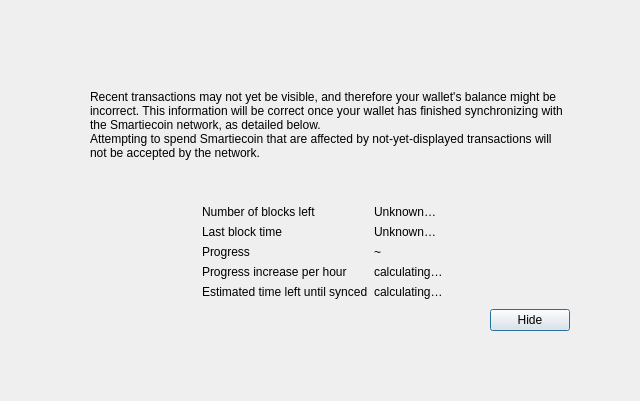
<?xml version="1.0" encoding="UTF-8"?>
<ui version="4.0">
 <class>ModalOverlay</class>
 <widget class="QWidget" name="ModalOverlay">
  <property name="geometry">
   <rect>
    <x>0</x>
    <y>0</y>
    <width>640</width>
    <height>401</height>
   </rect>
  </property>
  <property name="windowTitle">
   <string>Form</string>
  </property>
  <layout class="QVBoxLayout" name="verticalLayout" stretch="0">
   <property name="sizeConstraint">
    <enum>QLayout::SetDefaultConstraint</enum>
   </property>
   <property name="leftMargin">
    <number>0</number>
   </property>
   <property name="topMargin">
    <number>0</number>
   </property>
   <property name="rightMargin">
    <number>0</number>
   </property>
   <property name="bottomMargin">
    <number>0</number>
   </property>
   <item>
    <widget class="QWidget" name="bgWidget" native="true">
     <property name="styleSheet">
      <string notr="true"/>
     </property>
     <layout class="QVBoxLayout" name="verticalLayoutMain" stretch="0">
      <property name="leftMargin">
       <number>60</number>
      </property>
      <property name="topMargin">
       <number>60</number>
      </property>
      <property name="rightMargin">
       <number>60</number>
      </property>
      <property name="bottomMargin">
       <number>60</number>
      </property>
      <item>
       <widget class="QWidget" name="contentWidget" native="true">
        <property name="styleSheet">
         <string notr="true"/>
        </property>
        <layout class="QVBoxLayout" name="verticalLayoutSub" stretch="1,0,0,0,0">
         <property name="spacing">
          <number>0</number>
         </property>
         <property name="leftMargin">
          <number>10</number>
         </property>
         <property name="topMargin">
          <number>10</number>
         </property>
         <property name="rightMargin">
          <number>10</number>
         </property>
         <property name="bottomMargin">
          <number>10</number>
         </property>
         <item>
          <layout class="QHBoxLayout" name="horizontalLayoutIconText" stretch="0,1">
           <property name="topMargin">
            <number>20</number>
           </property>
           <item>
            <layout class="QVBoxLayout" name="verticalLayoutIcon">
             <property name="leftMargin">
              <number>0</number>
             </property>
             <item>
              <widget class="QLabel" name="warningIcon">
               <property name="text">
                <string/>
               </property>
              </widget>
             </item>
             <item>
              <spacer name="verticalSpacerWarningIcon">
               <property name="orientation">
                <enum>Qt::Vertical</enum>
               </property>
               <property name="sizeHint" stdset="0">
                <size>
                 <width>20</width>
                 <height>40</height>
                </size>
               </property>
              </spacer>
             </item>
            </layout>
           </item>
           <item>
            <layout class="QVBoxLayout" name="verticalLayoutInfoText">
             <property name="leftMargin">
              <number>0</number>
             </property>
             <property name="topMargin">
              <number>0</number>
             </property>
             <item>
              <widget class="QLabel" name="infoText">
               <property name="text">
                <string>Recent transactions may not yet be visible, and therefore your wallet's balance might be incorrect. This information will be correct once your wallet has finished synchronizing with the Smartiecoin network, as detailed below.</string>
               </property>
               <property name="textFormat">
                <enum>Qt::RichText</enum>
               </property>
               <property name="wordWrap">
                <bool>true</bool>
               </property>
              </widget>
             </item>
             <item>
              <widget class="QLabel" name="infoTextStrong">
               <property name="text">
                <string>Attempting to spend Smartiecoin that are affected by not-yet-displayed transactions will not be accepted by the network.</string>
               </property>
               <property name="textFormat">
                <enum>Qt::RichText</enum>
               </property>
               <property name="wordWrap">
                <bool>true</bool>
               </property>
              </widget>
             </item>
             <item>
              <spacer name="verticalSpacerInTextSpace">
               <property name="orientation">
                <enum>Qt::Vertical</enum>
               </property>
               <property name="sizeHint" stdset="0">
                <size>
                 <width>20</width>
                 <height>40</height>
                </size>
               </property>
              </spacer>
             </item>
            </layout>
           </item>
          </layout>
         </item>
         <item>
          <spacer name="verticalSpacerAfterText">
           <property name="orientation">
            <enum>Qt::Vertical</enum>
           </property>
           <property name="sizeHint" stdset="0">
            <size>
             <width>20</width>
             <height>40</height>
            </size>
           </property>
          </spacer>
         </item>
         <item>
          <layout class="QFormLayout" name="formLayout">
           <property name="fieldGrowthPolicy">
            <enum>QFormLayout::FieldsStayAtSizeHint</enum>
           </property>
           <property name="formAlignment">
            <set>Qt::AlignHCenter|Qt::AlignTop</set>
           </property>
           <property name="horizontalSpacing">
            <number>6</number>
           </property>
           <property name="verticalSpacing">
            <number>6</number>
           </property>
           <property name="topMargin">
            <number>10</number>
           </property>
           <item row="0" column="0">
            <widget class="QLabel" name="labelNumberOfBlocksLeft">
             <property name="text">
              <string>Number of blocks left</string>
             </property>
            </widget>
           </item>
           <item row="0" column="1">
            <widget class="QLabel" name="numberOfBlocksLeft">
             <property name="text">
              <string>Unknown…</string>
             </property>
            </widget>
           </item>
           <item row="1" column="0">
            <widget class="QLabel" name="labelLastBlockTime">
             <property name="text">
              <string>Last block time</string>
             </property>
            </widget>
           </item>
           <item row="1" column="1">
            <widget class="QLabel" name="newestBlockDate">
             <property name="sizePolicy">
              <sizepolicy hsizetype="Maximum" vsizetype="Preferred">
               <horstretch>0</horstretch>
               <verstretch>0</verstretch>
              </sizepolicy>
             </property>
             <property name="text">
              <string>Unknown…</string>
             </property>
            </widget>
           </item>
           <item row="2" column="0">
            <widget class="QLabel" name="labelSyncDone">
             <property name="text">
              <string>Progress</string>
             </property>
            </widget>
           </item>
           <item row="2" column="1">
            <layout class="QHBoxLayout" name="horizontalLayoutSync" stretch="0,1">
             <item>
              <widget class="QLabel" name="percentageProgress">
               <property name="text">
                <string notr="true">~</string>
               </property>
              </widget>
             </item>
            </layout>
           </item>
           <item row="4" column="0">
            <widget class="QLabel" name="labelProgressIncrease">
             <property name="text">
              <string>Progress increase per hour</string>
             </property>
            </widget>
           </item>
           <item row="4" column="1">
            <widget class="QLabel" name="progressIncreasePerH">
             <property name="text">
              <string>calculating…</string>
             </property>
            </widget>
           </item>
           <item row="5" column="0">
            <widget class="QLabel" name="labelEstimatedTimeLeft">
             <property name="text">
              <string>Estimated time left until synced</string>
             </property>
            </widget>
           </item>
           <item row="5" column="1">
            <widget class="QLabel" name="expectedTimeLeft">
             <property name="text">
              <string>calculating…</string>
             </property>
            </widget>
           </item>
          </layout>
         </item>
         <item>
          <layout class="QHBoxLayout" name="horizontalLayoutButtons">
           <property name="leftMargin">
            <number>10</number>
           </property>
           <property name="topMargin">
            <number>10</number>
           </property>
           <item>
            <spacer name="horizontalSpacer">
             <property name="orientation">
              <enum>Qt::Horizontal</enum>
             </property>
             <property name="sizeHint" stdset="0">
              <size>
               <width>40</width>
               <height>20</height>
              </size>
             </property>
            </spacer>
           </item>
           <item>
            <widget class="QPushButton" name="closeButton">
             <property name="text">
              <string>Hide</string>
             </property>
             <property name="shortcut">
              <string notr="true">Esc</string>
             </property>
             <property name="focusPolicy">
              <enum>Qt::StrongFocus</enum>
             </property>
             <property name="default">
              <bool>true</bool>
             </property>
            </widget>
           </item>
          </layout>
         </item>
         <item>
          <layout class="QVBoxLayout" name="verticalLayout_2">
           <item>
            <spacer name="verticalSpacer">
             <property name="orientation">
              <enum>Qt::Vertical</enum>
             </property>
             <property name="sizeHint" stdset="0">
              <size>
               <width>20</width>
               <height>40</height>
              </size>
             </property>
            </spacer>
           </item>
          </layout>
         </item>
        </layout>
       </widget>
      </item>
     </layout>
    </widget>
   </item>
  </layout>
 </widget>
 <resources/>
 <connections/>
</ui>
